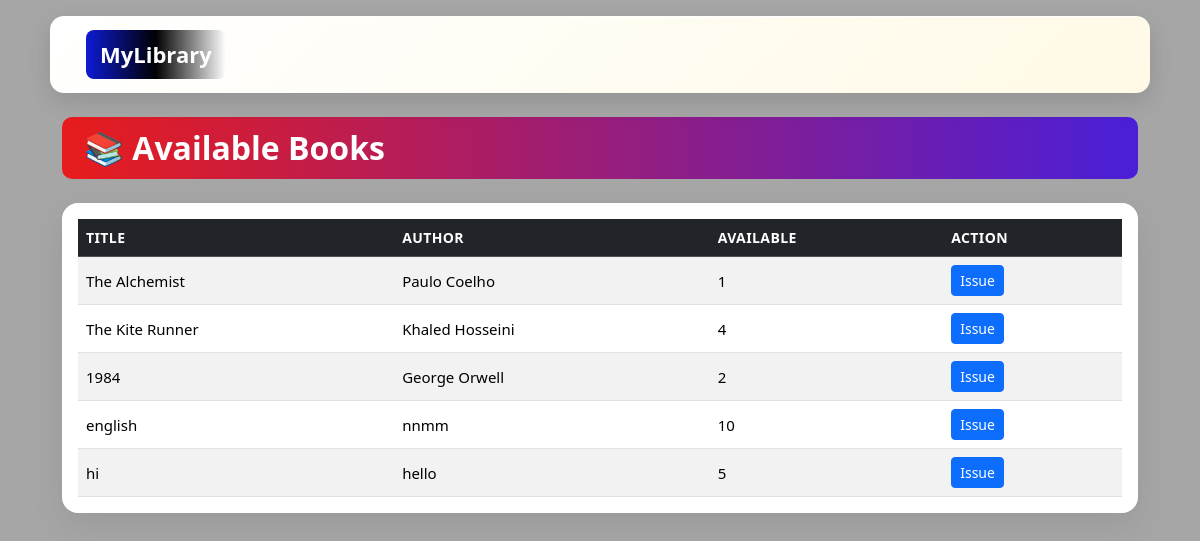
The page /books/ on the database its author committed.
### library_app/models.py (models this page shows, shortened)
class Book(models.Model):
    title = models.CharField(max_length=200)
    author = models.CharField(max_length=150)
    quantity = models.IntegerField(default=1)     # total copies
    available = models.IntegerField(default=1)    # available copies

### library_app/views.py (the view)
# urls.py: path("books/", views.book_list, name="book_list"),
def book_list(request):
    books = Book.objects.all()
    return render(request, "library_app/book_list.html", {"books": books})

### library_app/templates/library_app/book_list.html (shortened to what this page needs)
{% extends 'library_app/base.html' %}
{% block content %}
<h2 class="page-title"> 📚 Available Books
</h2>
<div class="card p-3 books-card">
<table class="table table-striped align-middle">
    <thead class="table-dark">
        <tr>
            <th>Title</th>
            <th>Author</th>
            <th>Available</th>
            <th>Action</th>
        </tr>
    </thead>
    <tbody>
    {% for book in books %}
        <tr>
            <td>{{ book.title }}</td>
            <td>{{ book.author }}</td>
            <td>{{ book.available }}</td>
           <td>
  {% if book.available > 0 %}
    <a href="{% url 'issue_book' book.id %}" class="btn btn-primary btn-sm">Issue</a>
  {% endif %}
</td>
        </tr>
    {% endfor %}
    </tbody>
</table>
</div>
{% endblock %}

### library_app/templates/library_app/base.html (style rules this page uses)
body { min-height: 100vh; background-image: linear-gradient( rgba(0, 0, 0, 0.35), rgba(0, 0, 0, 0.35) ), url("https://images.unsplash.com/photo-1524995997946-a1c2e315a42f"); background-size: cover; background-position: center; background-attachment: fixed; }

### library_app/templates/library_app/book_list.html (style rules this page uses)
.page-title { font-size: 32px; font-weight: 700; color: #ffffff; background: linear-gradient(90deg, #e81c1c, #4a1fd8); padding: 12px 22px; border-radius: 10px; margin-bottom: 24px; }
.books-card { border-radius: 16px; border: none; box-shadow: 0 12px 35px rgba(0,0,0,0.08); }
.table { margin-bottom: 0; }
.table thead th { font-size: 14px; letter-spacing: 0.4px; text-transform: uppercase; }
.table tbody td { vertical-align: middle; font-size: 15px; }

### rows shown on the page
Book: title "The Alchemist", author "Paulo Coelho", available "1", shows "Issue"
Book: title "The Kite Runner", author "Khaled Hosseini", available "4", shows "Issue"
Book: title "1984", author "George Orwell", available "2", shows "Issue"
Book: title "english", author "nnmm", available "10", shows "Issue"
Book: title "hi", author "hello", available "5", shows "Issue"
